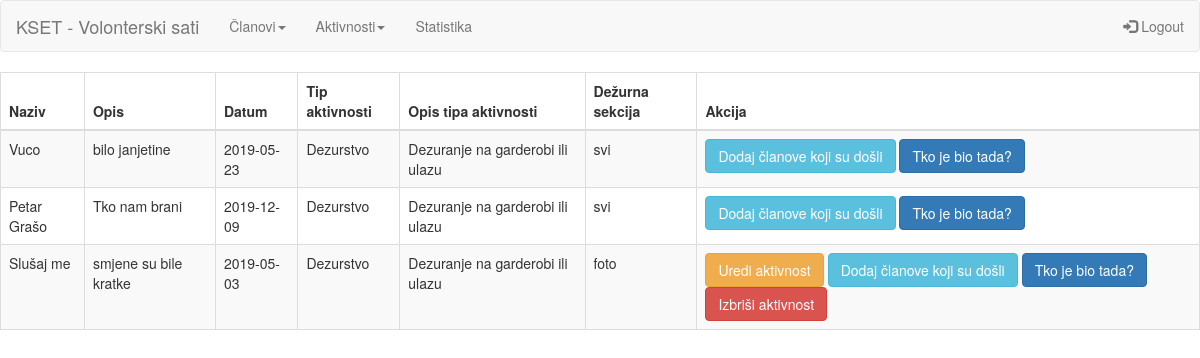
The page /activities/list (signed in) on the database its author committed.
### tables this page shows
CREATE TABLE AKTIVNOST (id integer primary key, naziv text, opis text default '-', datum date default '-', sekcija text default '-', id_vrsta_aktivnosti integer default none, foreign key(id_vrsta_aktivnosti) references TIP_AKTIVNOSTI(id));

CREATE TABLE TIP_AKTIVNOSTI (id integer primary key, naziv text, opis text default '-');

### activities.py (the view)
@activities_bp.route('/list', methods=['GET'])
def list_activities():
    db = DatabaseController()
    activities = db.get_full_activity_info()
    activities_list = {}
    for activity in reversed(activities):
        activities_list[activity[0]] = activity[1:]
    return render_template("/activities/list.html", list_records=activities_list)

### DatabaseController.py (called while the page is built)
    def get_row(self, table_name, field, value, return_all=False):
        query = "SELECT * FROM %s WHERE %s = \"%s\"" % (table_name, field, value)
        self.cursor.execute(query)
        if not return_all:
            return self.cursor.fetchone()  # Fetch first one
        else:
            return self.cursor.fetchall()

    def get_full_activity_info(self, activity_id=None):
        query = "select AKTIVNOST.id, AKTIVNOST.naziv, AKTIVNOST.opis, datum, TIP_AKTIVNOSTI.naziv, " \
                "TIP_AKTIVNOSTI.opis, AKTIVNOST.sekcija from AKTIVNOST inner join TIP_AKTIVNOSTI " \
                "on AKTIVNOST.id_vrsta_aktivnosti = TIP_AKTIVNOSTI.id "
        if activity_id is not None:
            query = "%s WHERE AKTIVNOST.id = %s" % (query, activity_id)
        if session['access_level'] >= access_levels.SAVJETNIK:
            if activity_id is not None:
                query = "%s AND AKTIVNOST.sekcija = '%s'" % (query, session['section'])
            else:
                query = "%s WHERE AKTIVNOST.sekcija = '%s'" % (query, session['section'])
            query = "%s OR AKTIVNOST.sekcija = 'svi'" % query
        self.cursor.execute(query)
        return self.cursor.fetchall()

### auth.py (called while the page is built)
@auth_bp.before_app_request
def load_logged_in_user():
    user_id = session.get('user_id')
    if user_id is None:
        g.user = None
    else:
        g.user = DatabaseController().get_row(DatabaseTables.KORISNICKI_RACUNI, 'id', user_id)

### templates/activities/list.html (shortened to what this page needs)
{% extends "base.html" %}
{% block content %}
<head>
  <link rel="stylesheet" href="https://maxcdn.bootstrapcdn.com/bootstrap/3.4.0/css/bootstrap.min.css">
</head>
<body>
<table class="table table-striped table-bordered table-hover">
        <thead>
        <tr>
            <th>Naziv</th>
            <th>Opis</th>
            <th>Datum</th>
            <th>Tip aktivnosti</th>
            <th>Opis tipa aktivnosti</th>
            <th>Dežurna sekcija</th>
            <th>Akcija</th>
        </tr>
        </thead>
        {% for k, v in list_records.items() %}
            <tr>
                {% for value in v %}
                    <td>
                        {{ value }}
                    </td>
                {% endfor %}
                <td>
                    {% if session['access_level'] == 0 or session['section'] == v[5] %}
                    <button type="button" class="btn btn-warning" onclick="edit({{k}})">Uredi aktivnost</button>
                    {% endif %}
                    <button type="button" class="btn btn-info" onclick="add({{k}})">Dodaj članove koji su došli</button>
                    <button type="button" class="btn btn-primary" onclick="list({{k}})">Tko je bio tada?</button>
                    {% if session['access_level'] == 0 or v[5] == session['section'] %}
                    <button type="button" class="btn btn-danger" onclick="remove(event,{{k}})">Izbriši aktivnost</button>
                    {% endif %}
                </td>
            </tr>
        {% endfor %}
    </table>
</body>
{% endblock content %}

### rows shown on the page
AKTIVNOST: naziv "Vuco", opis "bilo janjetine", datum "2019-05-23", sekcija "svi"
TIP_AKTIVNOSTI: naziv "Dezurstvo", opis "Dezuranje na garderobi ili ulazu"
AKTIVNOST: naziv "Petar Grašo", opis "Tko nam brani", datum "2019-12-09", sekcija "svi"
AKTIVNOST: naziv "Slušaj me", opis "smjene su bile kratke", datum "2019-05-03", sekcija "foto"
